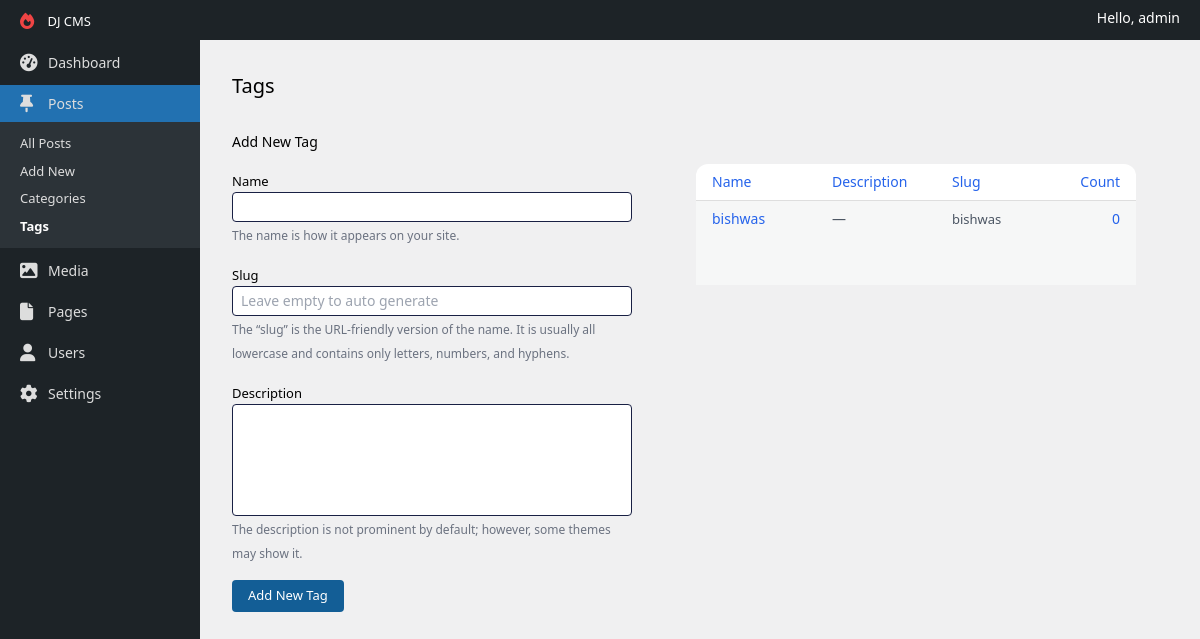
The page /tags/ (signed in) on the database its author committed.
### apps/accounts/models.py (models this page shows)
class User(AbstractUser):
    class Roles(models.TextChoices):
        AUTHOR = 'author'
        EDITOR = 'editor'
        SEO = 'seo'
    role = models.CharField(max_length=60, choices=Roles.choices, null=True, blank=True)
    photo = models.ImageField(upload_to='uploads/', null=True, blank=True)

### apps/content/models.py (models this page shows, shortened)
class Tag(models.Model):
    name = models.CharField(max_length=200)
    slug = models.SlugField(blank=True)
    description = models.TextField(null=True, blank=True)

### apps/dashboard/views.py (the view)
# urls.py: path('tags/', TagsView.as_view(), name='tags'),
class TagsView(AbstractGroupView):
    template_name = 'tags.html'
    form_class = TagForm
    form_success_redirect_url = reverse_lazy('tags')
    model_class = Tag

### apps/dashboard/forms.py
class TagForm(forms.ModelForm):
    class Meta:
        model = Tag
        fields = '__all__'

### apps/dashboard/permissions.py (called while the page is built)
    def allow_superuser(self) -> bool:
        return True

    def _has_permission(self, request: HttpRequest) -> bool:
        if self.allow_superuser() and request.user.is_superuser:
            return True
        return self.has_user_permission(request)

    def dispatch(self, request, *args, **kwargs):
        if not self._has_permission(request):
            return self.handle_no_permission()
        return super().dispatch(request, *args, **kwargs)

### apps/dashboard/templatetags/utils.py (called while the page is built)
@register.simple_tag(takes_context=True)
def should_expand_menu(context, menu_name) -> bool:
    reverse_url_name = context.request.resolver_match.url_name
    sub_menus = sidebar_menus.get(menu_name)
    if sub_menus:
        for sub_menu in sub_menus:
            if sub_menu == reverse_url_name:
                return True
    return False

@register.simple_tag(takes_context=True)
def current_url_name(context) -> bool:
    return context.request.resolver_match.url_name

### apps/dashboard/views.py (called while the page is built)
    def validate(self):
        if not self.template_name:
            raise Exception('Please provide a template name')
        if not self.form_class:
            raise Exception('Please provide compatible form class')
        if not self.form_success_redirect_url:
            raise Exception('Please provide a url to redirect after saving form')

    def get_items(self, order_by: str = '-pk') -> Union[QuerySet, None]:
        if not self.model_class:
            return None
        return self.model_class.objects.order_by(order_by).all()

    def get(self, request):
        self.validate()
        form: ModelForm = self.form_class()
        return render(request, self.template_name, {
            'form': form,
            'items': self.get_items()
        })

### templates/tags.html (shortened to what this page needs)
{% extends 'layouts/default.html' %}
{% block content %}
    <div class="p-2 md:p-8">
        <h1 class="inline-block text-xl">Tags</h1>
        <div class="grid gap-8 lg:grid-cols-[400px_1fr] mt-8">
            <form method="POST">
                <h2 class="text-sm font-medium">Add New Tag</h2>
                <div class="mt-4">
                    {% include 'components/tag-form.html' %}
                    <div class="mt-4">
                        <button class="bg-[#135e96] text-white px-4 py-1.5 text-[13px] rounded">Add New Tag
                        </button>
                    </div>
                </div>
            </form>
            <div class="p-0 lg:p-8">
                <div class="bg-white rounded-xl">
                    <table class="w-full">
                        <thead class="border-b border-[#dfdfdf]">
                        <tr class="text-sm border-b border-[#dedede]">
                            <th class="font-normal text-blue-600 py-2 w-1/4 text-start px-4">Name</th>
                            <th class="font-normal text-blue-600 w-1/4 text-start px-4 hidden sm:table-cell">Description
                            </th>
                            <th class="font-normal text-blue-600 w-1/4 text-start px-4 hidden md:table-cell">Slug</th>
                            <th class="font-normal text-blue-600 py-2 w-1/6 text-end px-4 hidden lg:table-cell">Count
                            </th>
                        </tr>
                        </thead>
                        <tbody>
                        {% for tag in items %}
                            <tr class="group text-sm {% cycle 'odd:bg-[#f6f7f7]' 'even:bg-white' %}">
                                <td class="font-normal text-blue-600 px-4 align-top text-sm py-2">
                                    {{ tag.name }}
                                </td>
                                <td class="font-normal w-1/4 align-top text-start text-gray-600 px-4 py-2 hidden sm:table-cell">
                                    {% if tag.description == '' %}
                                        —
                                    {% else %}
                                        {{ tag.description }}
                                    {% endif %}
                                </td>
                                <td class="font-normal w-1/4 align-top text-start text-[13px] text-gray-600 px-4 py-2 hidden md:table-cell">{{ tag.slug }}</td>
                                <td class="font-normal text-blue-600 w-1/6 align-top text-end px-4 py-2 hidden lg:table-cell">
                                    0
                                </td>
                            </tr>
                        {% endfor %}
                        </tbody>
                    </table>
                </div>
            </div>
        </div>
    </div>
{% endblock %}

### templates/layouts/default.html (shortened to what this page needs)
{% load static %}
<!DOCTYPE html>
<html lang="en">
<head>
    <link rel="stylesheet" href="{% static 'css/main.css' %}">
    <link rel="stylesheet" href="https://cdnjs.cloudflare.com/ajax/libs/font-awesome/6.4.0/css/all.min.css"
/>
</head>
<body>
<div class="grid grid-rows-[auto_1fr] h-screen">
    <header class="bg-[#1d2327] text-white px-[20px] py-2 flex justify-between">
        <div>
            <a href="{% url 'dashboard' %}" class="mr-auto text-[13px]">
                DJ CMS
            </a>
        </div>
        <span class="text-sm">
            Hello, {{ request.user }}
        </span>
    </header>
    <div class="grid grid-cols-[200px_1fr] h-full">
        {% include 'components/sidebar.html' %}
        <main class="overflow-y-auto">
            {% block content %}
            {% endblock %}
        </main>
    </div>
</div>
</body>
</html>

### public/css/main.css (style rules this page uses)
html { line-height: 1.5; -webkit-text-size-adjust: 100%; -moz-tab-size: 4; -o-tab-size: 4; tab-size: 4; font-family: ui-sans-serif, system-ui, -apple-system, BlinkMacSystemFont, "Segoe UI", Roboto, "Helvetica Neue", Arial, "Noto Sans", sans-serif, "Apple Color Emoji", "Segoe UI Emoji", "Segoe UI Symbol", "Noto Color Emoji"; font-feature-settings: normal; font-variation-settings: normal; }
body { margin: 0; line-height: inherit; }
h1, h2, h3, h4, h5, h6 { font-size: inherit; font-weight: inherit; }
a { color: inherit; text-decoration: inherit; }
table { text-indent: 0; border-color: inherit; border-collapse: collapse; }
button, input, optgroup, select, textarea { font-family: inherit; font-size: 100%; font-weight: inherit; line-height: inherit; color: inherit; margin: 0; padding: 0; }
button, select { text-transform: none; }
button, [type='button'], [type='reset'], [type='submit'] { -webkit-appearance: button; background-color: transparent; background-image: none; }
blockquote, dl, dd, h1, h2, h3, h4, h5, h6, hr, figure, p, pre { margin: 0; }
button, [role="button"] { cursor: pointer; }
html { background-color: #f0f0f1; }
.mr-auto { margin-right: auto; }
.mt-4 { margin-top: 1rem; }
.mt-8 { margin-top: 2rem; }
.inline-block { display: inline-block; }
.flex { display: flex; }
.grid { display: grid; }
.hidden { display: none; }
.h-full { height: 100%; }
.h-screen { height: 100vh; }
.w-1\/4 { width: 25%; }
.w-1\/6 { width: 16.666667%; }
.w-full { width: 100%; }
.grid-cols-\[200px_1fr\] { grid-template-columns: 200px 1fr; }
.grid-rows-\[auto_1fr\] { grid-template-rows: auto 1fr; }
.justify-between { justify-content: space-between; }
.gap-8 { gap: 2rem; }
.overflow-y-auto { overflow-y: auto; }
.rounded { border-radius: 0.25rem; }
.rounded-xl { border-radius: 0.75rem; }
.border-b { border-bottom-width: 1px; }
.border-\[\#dedede\] { --tw-border-opacity: 1; border-color: rgb(222 222 222 / var(--tw-border-opacity)); }
.border-\[\#dfdfdf\] { --tw-border-opacity: 1; border-color: rgb(223 223 223 / var(--tw-border-opacity)); }
.bg-\[\#135e96\] { --tw-bg-opacity: 1; background-color: rgb(19 94 150 / var(--tw-bg-opacity)); }
.bg-\[\#1d2327\] { --tw-bg-opacity: 1; background-color: rgb(29 35 39 / var(--tw-bg-opacity)); }
.bg-white { --tw-bg-opacity: 1; background-color: rgb(255 255 255 / var(--tw-bg-opacity)); }
.p-0 { padding: 0px; }
.p-2 { padding: 0.5rem; }
.px-4 { padding-left: 1rem; padding-right: 1rem; }
.px-\[20px\] { padding-left: 20px; padding-right: 20px; }
.py-1\.5 { padding-top: 0.375rem; padding-bottom: 0.375rem; }
.py-2 { padding-top: 0.5rem; padding-bottom: 0.5rem; }
.text-start { text-align: start; }
.text-end { text-align: end; }
.align-top { vertical-align: top; }
.text-\[13px\] { font-size: 13px; }
.text-sm { font-size: 0.875rem; line-height: 1.25rem; }
.text-xl { font-size: 1.25rem; line-height: 1.75rem; }
.font-medium { font-weight: 500; }
.font-normal { font-weight: 400; }
.text-blue-600 { --tw-text-opacity: 1; color: rgb(37 99 235 / var(--tw-text-opacity)); }
.text-gray-600 { --tw-text-opacity: 1; color: rgb(75 85 99 / var(--tw-text-opacity)); }
.text-white { --tw-text-opacity: 1; color: rgb(255 255 255 / var(--tw-text-opacity)); }
.odd\:bg-\[\#f6f7f7\]:nth-child(odd) { --tw-bg-opacity: 1; background-color: rgb(246 247 247 / var(--tw-bg-opacity)); }
@media (min-width: 640px) { .sm\:table-cell { display: table-cell; } }
@media (min-width: 768px) { .md\:table-cell { display: table-cell; } }
@media (min-width: 768px) { .md\:p-8 { padding: 2rem; } }
@media (min-width: 1024px) { .lg\:table-cell { display: table-cell; } }
@media (min-width: 1024px) { .lg\:grid-cols-\[400px_1fr\] { grid-template-columns: 400px 1fr; } }
@media (min-width: 1024px) { .lg\:p-8 { padding: 2rem; } }

### rows shown on the page
User: user "admin"
Tag: name "bishwas", slug "bishwas"
